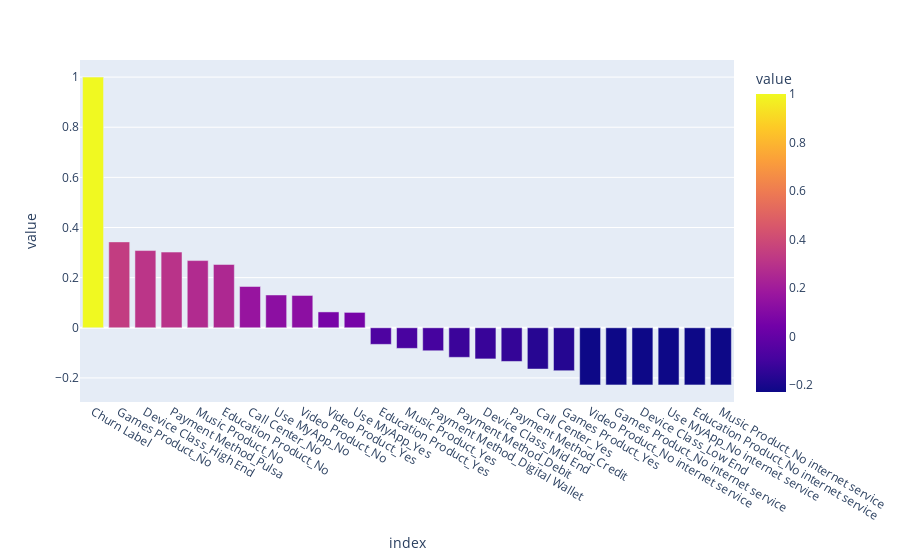

The notebook cell saved with this chart:
### Code cell
fig = px.bar(df_dummies.corr()['Churn Label'].sort_values(ascending = False), 
             color = 'value')
fig.show()

### Figure 1 — Plotly figure (JSON) as saved in the notebook; plotly's stock layout.template omitted (floating-point values rounded to 4 significant figures)
{"data": [{"alignmentgroup": "True", "hovertemplate": "index=%{x}<br>value=%{marker.color}<extra></extra>", "legendgroup": "", "marker": {"color": [1, 0.3426, 0.308, 0.3019, 0.268, 0.2525, 0.1647, 0.1308, 0.1289, 0.06323, 0.06138, -0.06616, -0.08225, -0.09168, -0.1179, -0.1242, -0.1343, -0.1647, -0.1712, -0.2279, -0.2279, -0.2279, -0.2279, -0.2279, -0.2279], "coloraxis": "coloraxis", "pattern": {"shape": ""}}, "name": "", "offsetgroup": "", "orientation": "v", "showlegend": false, "textposition": "auto", "type": "bar", "x": ["Churn Label", "Games Product_No", "Device Class_High End", "Payment Method_Pulsa", "Music Product_No", "Education Product_No", "Call Center_No", "Use MyApp_No", "Video Product_No", "Video Product_Yes", "Use MyApp_Yes", "Education Product_Yes", "Music Product_Yes", "Payment Method_Digital Wallet", "Payment Method_Debit", "Device Class_Mid End", "Payment Method_Credit", "Call Center_Yes", "Games Product_Yes", "Video Product_No internet service", "Games Product_No internet service", "Device Class_Low End", "Use MyApp_No internet service", "Education Product_No internet service", "Music Product_No internet service"], "xaxis": "x", "y": [1, 0.3426, 0.308, 0.3019, 0.268, 0.2525, 0.1647, 0.1308, 0.1289, 0.06323, 0.06138, -0.06616, -0.08225, -0.09168, -0.1179, -0.1242, -0.1343, -0.1647, -0.1712, -0.2279, -0.2279, -0.2279, -0.2279, -0.2279, -0.2279], "yaxis": "y"}], "layout": {"barmode": "relative", "coloraxis": {"colorbar": {"title": {"text": "value"}}, "colorscale": [[0, "#0d0887"], [0.1111, "#46039f"], [0.2222, "#7201a8"], [0.3333, "#9c179e"], [0.4444, "#bd3786"], [0.5556, "#d8576b"], [0.6667, "#ed7953"], [0.7778, "#fb9f3a"], [0.8889, "#fdca26"], [1, "#f0f921"]]}, "legend": {"tracegroupgap": 0}, "margin": {"t": 60}, "xaxis": {"anchor": "y", "domain": [0, 1], "title": {"text": "index"}}, "yaxis": {"anchor": "x", "domain": [0, 1], "title": {"text": "value"}}}}
